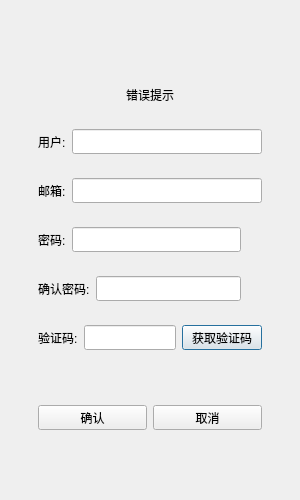
<?xml version="1.0" encoding="UTF-8"?>
<ui version="4.0">
 <class>RegisterDialog</class>
 <widget class="QDialog" name="RegisterDialog">
  <property name="geometry">
   <rect>
    <x>0</x>
    <y>0</y>
    <width>300</width>
    <height>500</height>
   </rect>
  </property>
  <property name="minimumSize">
   <size>
    <width>300</width>
    <height>500</height>
   </size>
  </property>
  <property name="maximumSize">
   <size>
    <width>300</width>
    <height>500</height>
   </size>
  </property>
  <property name="windowTitle">
   <string>Dialog</string>
  </property>
  <layout class="QVBoxLayout" name="verticalLayout">
   <item>
    <spacer name="verticalSpacer">
     <property name="orientation">
      <enum>Qt::Vertical</enum>
     </property>
     <property name="sizeHint" stdset="0">
      <size>
       <width>20</width>
       <height>40</height>
      </size>
     </property>
    </spacer>
   </item>
   <item>
    <widget class="QWidget" name="widget" native="true">
     <layout class="QVBoxLayout" name="verticalLayout_2">
      <item>
       <widget class="QStackedWidget" name="stackedWidget">
        <property name="currentIndex">
         <number>0</number>
        </property>
        <widget class="QWidget" name="page">
         <layout class="QVBoxLayout" name="verticalLayout_3">
          <item>
           <spacer name="verticalSpacer_4">
            <property name="orientation">
             <enum>Qt::Vertical</enum>
            </property>
            <property name="sizeHint" stdset="0">
             <size>
              <width>20</width>
              <height>40</height>
             </size>
            </property>
           </spacer>
          </item>
          <item>
           <widget class="QWidget" name="widget_7" native="true">
            <layout class="QHBoxLayout" name="horizontalLayout_7">
             <item>
              <spacer name="horizontalSpacer_2">
               <property name="orientation">
                <enum>Qt::Horizontal</enum>
               </property>
               <property name="sizeHint" stdset="0">
                <size>
                 <width>77</width>
                 <height>20</height>
                </size>
               </property>
              </spacer>
             </item>
             <item>
              <widget class="QLabel" name="err_tip">
               <property name="text">
                <string>错误提示</string>
               </property>
               <property name="alignment">
                <set>Qt::AlignCenter</set>
               </property>
              </widget>
             </item>
             <item>
              <spacer name="horizontalSpacer">
               <property name="orientation">
                <enum>Qt::Horizontal</enum>
               </property>
               <property name="sizeHint" stdset="0">
                <size>
                 <width>77</width>
                 <height>20</height>
                </size>
               </property>
              </spacer>
             </item>
            </layout>
           </widget>
          </item>
          <item>
           <widget class="QWidget" name="horizontalWidget" native="true">
            <layout class="QHBoxLayout" name="horizontalLayout">
             <item>
              <widget class="QLabel" name="user_label1">
               <property name="minimumSize">
                <size>
                 <width>0</width>
                 <height>25</height>
                </size>
               </property>
               <property name="maximumSize">
                <size>
                 <width>16777215</width>
                 <height>25</height>
                </size>
               </property>
               <property name="text">
                <string>用户:</string>
               </property>
              </widget>
             </item>
             <item>
              <widget class="QLineEdit" name="user_edit1">
               <property name="minimumSize">
                <size>
                 <width>0</width>
                 <height>25</height>
                </size>
               </property>
               <property name="maximumSize">
                <size>
                 <width>16777215</width>
                 <height>25</height>
                </size>
               </property>
              </widget>
             </item>
            </layout>
           </widget>
          </item>
          <item>
           <widget class="QWidget" name="widget_2" native="true">
            <layout class="QHBoxLayout" name="horizontalLayout_2">
             <item>
              <widget class="QLabel" name="email_label">
               <property name="minimumSize">
                <size>
                 <width>0</width>
                 <height>25</height>
                </size>
               </property>
               <property name="maximumSize">
                <size>
                 <width>16777215</width>
                 <height>25</height>
                </size>
               </property>
               <property name="text">
                <string>邮箱:</string>
               </property>
              </widget>
             </item>
             <item>
              <widget class="QLineEdit" name="email_edit">
               <property name="minimumSize">
                <size>
                 <width>0</width>
                 <height>25</height>
                </size>
               </property>
               <property name="maximumSize">
                <size>
                 <width>16777215</width>
                 <height>25</height>
                </size>
               </property>
              </widget>
             </item>
            </layout>
           </widget>
          </item>
          <item>
           <widget class="QWidget" name="widget_3" native="true">
            <layout class="QHBoxLayout" name="horizontalLayout_3">
             <item>
              <widget class="QLabel" name="pass_label1">
               <property name="minimumSize">
                <size>
                 <width>0</width>
                 <height>25</height>
                </size>
               </property>
               <property name="maximumSize">
                <size>
                 <width>16777215</width>
                 <height>25</height>
                </size>
               </property>
               <property name="text">
                <string>密码:</string>
               </property>
              </widget>
             </item>
             <item>
              <widget class="QLineEdit" name="pass_edit1">
               <property name="minimumSize">
                <size>
                 <width>0</width>
                 <height>25</height>
                </size>
               </property>
               <property name="maximumSize">
                <size>
                 <width>16777215</width>
                 <height>25</height>
                </size>
               </property>
              </widget>
             </item>
             <item>
              <widget class="ClickedLabel" name="pass_visible">
               <property name="minimumSize">
                <size>
                 <width>15</width>
                 <height>15</height>
                </size>
               </property>
               <property name="maximumSize">
                <size>
                 <width>15</width>
                 <height>15</height>
                </size>
               </property>
               <property name="text">
                <string/>
               </property>
              </widget>
             </item>
            </layout>
           </widget>
          </item>
          <item>
           <widget class="QWidget" name="widget_4" native="true">
            <layout class="QHBoxLayout" name="horizontalLayout_4">
             <item>
              <widget class="QLabel" name="confirm_pass_label">
               <property name="minimumSize">
                <size>
                 <width>0</width>
                 <height>25</height>
                </size>
               </property>
               <property name="maximumSize">
                <size>
                 <width>16777215</width>
                 <height>25</height>
                </size>
               </property>
               <property name="text">
                <string>确认密码:</string>
               </property>
              </widget>
             </item>
             <item>
              <widget class="QLineEdit" name="confirm_pass_edit">
               <property name="minimumSize">
                <size>
                 <width>0</width>
                 <height>25</height>
                </size>
               </property>
               <property name="maximumSize">
                <size>
                 <width>16777215</width>
                 <height>25</height>
                </size>
               </property>
              </widget>
             </item>
             <item>
              <widget class="ClickedLabel" name="confirm_visible">
               <property name="minimumSize">
                <size>
                 <width>15</width>
                 <height>15</height>
                </size>
               </property>
               <property name="maximumSize">
                <size>
                 <width>15</width>
                 <height>15</height>
                </size>
               </property>
               <property name="text">
                <string/>
               </property>
              </widget>
             </item>
            </layout>
           </widget>
          </item>
          <item>
           <widget class="QWidget" name="widget_5" native="true">
            <layout class="QHBoxLayout" name="horizontalLayout_5">
             <item>
              <widget class="QLabel" name="varify_label">
               <property name="minimumSize">
                <size>
                 <width>0</width>
                 <height>25</height>
                </size>
               </property>
               <property name="maximumSize">
                <size>
                 <width>16777215</width>
                 <height>25</height>
                </size>
               </property>
               <property name="text">
                <string>验证码:</string>
               </property>
              </widget>
             </item>
             <item>
              <widget class="QLineEdit" name="varify_edit">
               <property name="minimumSize">
                <size>
                 <width>0</width>
                 <height>25</height>
                </size>
               </property>
               <property name="maximumSize">
                <size>
                 <width>16777215</width>
                 <height>25</height>
                </size>
               </property>
              </widget>
             </item>
             <item>
              <widget class="TimerBtn" name="get_code">
               <property name="minimumSize">
                <size>
                 <width>0</width>
                 <height>25</height>
                </size>
               </property>
               <property name="maximumSize">
                <size>
                 <width>16777215</width>
                 <height>25</height>
                </size>
               </property>
               <property name="text">
                <string>获取验证码</string>
               </property>
              </widget>
             </item>
            </layout>
           </widget>
          </item>
          <item>
           <spacer name="verticalSpacer_5">
            <property name="orientation">
             <enum>Qt::Vertical</enum>
            </property>
            <property name="sizeHint" stdset="0">
             <size>
              <width>20</width>
              <height>40</height>
             </size>
            </property>
           </spacer>
          </item>
          <item>
           <widget class="QWidget" name="widget_6" native="true">
            <layout class="QHBoxLayout" name="horizontalLayout_6">
             <item>
              <widget class="QPushButton" name="confirm_btn">
               <property name="minimumSize">
                <size>
                 <width>0</width>
                 <height>25</height>
                </size>
               </property>
               <property name="maximumSize">
                <size>
                 <width>16777215</width>
                 <height>25</height>
                </size>
               </property>
               <property name="text">
                <string>确认</string>
               </property>
              </widget>
             </item>
             <item>
              <widget class="QPushButton" name="cancel_btn">
               <property name="minimumSize">
                <size>
                 <width>0</width>
                 <height>25</height>
                </size>
               </property>
               <property name="maximumSize">
                <size>
                 <width>16777215</width>
                 <height>25</height>
                </size>
               </property>
               <property name="text">
                <string>取消</string>
               </property>
              </widget>
             </item>
            </layout>
           </widget>
          </item>
          <item>
           <spacer name="verticalSpacer_3">
            <property name="orientation">
             <enum>Qt::Vertical</enum>
            </property>
            <property name="sizeHint" stdset="0">
             <size>
              <width>20</width>
              <height>40</height>
             </size>
            </property>
           </spacer>
          </item>
         </layout>
        </widget>
        <widget class="QWidget" name="page_2">
         <layout class="QVBoxLayout" name="verticalLayout_4">
          <item>
           <spacer name="verticalSpacer_2">
            <property name="orientation">
             <enum>Qt::Vertical</enum>
            </property>
            <property name="sizeHint" stdset="0">
             <size>
              <width>20</width>
              <height>40</height>
             </size>
            </property>
           </spacer>
          </item>
          <item>
           <widget class="QLabel" name="tip_lb">
            <property name="text">
             <string>注册成功，5 s后返回登录</string>
            </property>
            <property name="alignment">
             <set>Qt::AlignCenter</set>
            </property>
           </widget>
          </item>
          <item>
           <widget class="QLabel" name="tip2_lb">
            <property name="text">
             <string>可点击返回按钮直接返回登陆界面</string>
            </property>
            <property name="alignment">
             <set>Qt::AlignCenter</set>
            </property>
           </widget>
          </item>
          <item>
           <spacer name="verticalSpacer_6">
            <property name="orientation">
             <enum>Qt::Vertical</enum>
            </property>
            <property name="sizeHint" stdset="0">
             <size>
              <width>20</width>
              <height>40</height>
             </size>
            </property>
           </spacer>
          </item>
          <item>
           <widget class="QWidget" name="widget_8" native="true">
            <layout class="QHBoxLayout" name="horizontalLayout_8">
             <item>
              <spacer name="horizontalSpacer_3">
               <property name="orientation">
                <enum>Qt::Horizontal</enum>
               </property>
               <property name="sizeHint" stdset="0">
                <size>
                 <width>56</width>
                 <height>20</height>
                </size>
               </property>
              </spacer>
             </item>
             <item>
              <widget class="QPushButton" name="pushButton">
               <property name="minimumSize">
                <size>
                 <width>0</width>
                 <height>25</height>
                </size>
               </property>
               <property name="maximumSize">
                <size>
                 <width>16777215</width>
                 <height>25</height>
                </size>
               </property>
               <property name="text">
                <string>返回登录</string>
               </property>
              </widget>
             </item>
             <item>
              <spacer name="horizontalSpacer_4">
               <property name="orientation">
                <enum>Qt::Horizontal</enum>
               </property>
               <property name="sizeHint" stdset="0">
                <size>
                 <width>56</width>
                 <height>20</height>
                </size>
               </property>
              </spacer>
             </item>
            </layout>
           </widget>
          </item>
          <item>
           <spacer name="verticalSpacer_7">
            <property name="orientation">
             <enum>Qt::Vertical</enum>
            </property>
            <property name="sizeHint" stdset="0">
             <size>
              <width>20</width>
              <height>40</height>
             </size>
            </property>
           </spacer>
          </item>
         </layout>
        </widget>
       </widget>
      </item>
     </layout>
    </widget>
   </item>
  </layout>
 </widget>
 <customwidgets>
  <customwidget>
   <class>TimerBtn</class>
   <extends>QPushButton</extends>
   <header>timerbtn.h</header>
  </customwidget>
  <customwidget>
   <class>ClickedLabel</class>
   <extends>QLabel</extends>
   <header>clickedlabel.h</header>
  </customwidget>
 </customwidgets>
 <resources/>
 <connections/>
</ui>
